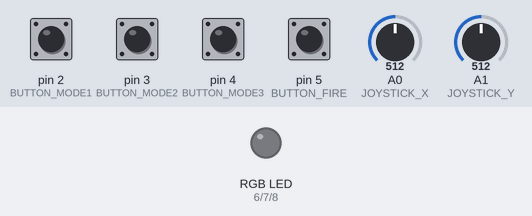
Bench run of a sketch on a simulated Arduino Uno, built with avr-gcc and run on an emulated ATmega328P. On the bench: an RGB LED mixed from three pins (HIGH = lit). The test bench sets the inputs (shaded band); at power-on: pin 2 (BUTTON_MODE1), pin 3 (BUTTON_MODE2), pin 4 (BUTTON_MODE3), pin 5 (BUTTON_FIRE) HIGH, A0 (JOYSTICK_X) = 512, A1 (JOYSTICK_Y) = 512. What the sketch prints to the serial monitor is not drawn.

Above: at 2.3 s.
2.4 s: pin 3 (BUTTON_MODE2) pulled LOW for 0.15 s
At 4.4 s:
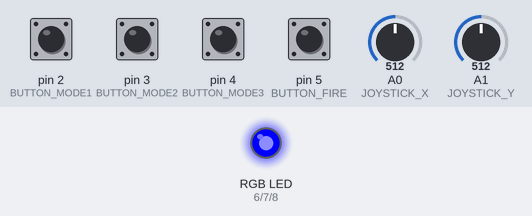
4.7 s: pin 4 (BUTTON_MODE3) pulled LOW for 0.15 s
At 6.5 s:
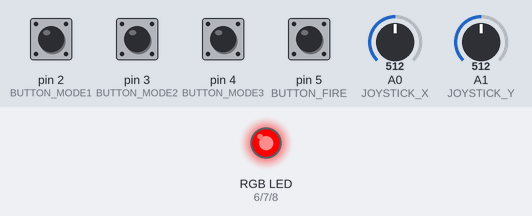
7.7 s: pin 2 (BUTTON_MODE1) pulled LOW for 0.15 s
At 9.4 s:
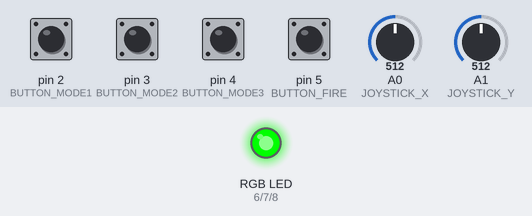
Timing chart, 0 to 10.9 s (numbered marks = the images above; inputs shaded):
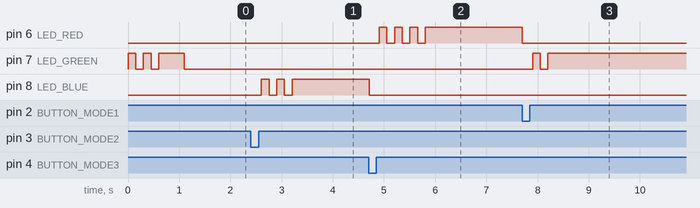

The sketch:

remote_control.ino
```cpp
/*
 * MINI AIR DEFENSE SYSTEM - REMOTE CONTROL CODE
 *
 * Remote Control Components:
 * - 1x Joystick (Analog X & Y)
 * - 4x Push Buttons (Mode 1-3 + Fire)
 * - HW-237 RF Transmitter Module (Serial)
 * - RGB LED Status Indicator
 *
 * Button Functions:
 * Button 1: Mode 1 - RC Car Only (Green LED)
 * Button 2: Mode 2 - RC Car + Coilgun (Blue LED)
 * Button 3: Mode 3 - Servos + Thermal + Coilgun (Red LED)
 * Button 4: Fire Coilgun Shot
 */

// ============ PIN DEFINITIONS ============

// Joystick Pins
#define JOYSTICK_X A0
#define JOYSTICK_Y A1

// Button Pins
#define BUTTON_MODE1 2
#define BUTTON_MODE2 3
#define BUTTON_MODE3 4
#define BUTTON_FIRE 5

// Status LED Pins
#define LED_RED 6
#define LED_GREEN 7
#define LED_BLUE 8

// RF Module
#define RF_RX_PIN 0    // RX pin
#define RF_TX_PIN 1    // TX pin

// ============ GLOBAL VARIABLES ============

byte currentMode = 1;  // Default mode: RC Only
byte fireButtonPressed = 0;

// Joystick calibration values
int joystickXCenter = 512;
int joystickYCenter = 512;
const int JOYSTICK_DEADZONE = 50;

// Button state tracking
boolean button1State = false;
boolean button2State = false;
boolean button3State = false;
boolean button4State = false;

boolean button1LastState = false;
boolean button2LastState = false;
boolean button3LastState = false;
boolean button4LastState = false;

// RF Command Structure
struct RFCommand {
  byte mode;        // 0x01-0x03
  byte joystickX;   // 0-255
  byte joystickY;   // 0-255
  byte fireCmd;     // 0x00 or 0x01
};

RFCommand command;
unsigned long lastSendTime = 0;
const unsigned long SEND_INTERVAL = 50;  // Send every 50ms

// ============ SETUP ============

void setup() {
  // Serial communication with RF module
  Serial.begin(9600);

  // Button pins - input with pull-up
  pinMode(BUTTON_MODE1, INPUT_PULLUP);
  pinMode(BUTTON_MODE2, INPUT_PULLUP);
  pinMode(BUTTON_MODE3, INPUT_PULLUP);
  pinMode(BUTTON_FIRE, INPUT_PULLUP);

  // LED pins
  pinMode(LED_RED, OUTPUT);
  pinMode(LED_GREEN, OUTPUT);
  pinMode(LED_BLUE, OUTPUT);

  // Joystick pins (already analog inputs)
  pinMode(JOYSTICK_X, INPUT);
  pinMode(JOYSTICK_Y, INPUT);

  // Initialize
  calibrateJoystick();
  setLED(0, 1, 0);  // Green LED on boot
  delay(500);
  setLED(0, 0, 0);  // LED off

  // Initialize RF command
  command.mode = 1;
  command.joystickX = 128;
  command.joystickY = 128;
  command.fireCmd = 0;
}

// ============ MAIN LOOP ============

void loop() {
  // Read all inputs
  readButtons();
  readJoystick();

  // Send RF command at fixed interval
  if (millis() - lastSendTime >= SEND_INTERVAL) {
    sendRFCommand();
    lastSendTime = millis();
  }

  // Small delay to prevent overwhelming the loop
  delay(10);
}

// ============ BUTTON READING ============

void readButtons() {
  // Read button states (inverted due to pull-up)
  button1State = !digitalRead(BUTTON_MODE1);
  button2State = !digitalRead(BUTTON_MODE2);
  button3State = !digitalRead(BUTTON_MODE3);
  button4State = !digitalRead(BUTTON_FIRE);

  // Detect rising edge (button press)

  // Mode 1 Button
  if (button1State && !button1LastState) {
    currentMode = 1;
    handleModeChange();
  }
  button1LastState = button1State;

  // Mode 2 Button
  if (button2State && !button2LastState) {
    currentMode = 2;
    handleModeChange();
  }
  button2LastState = button2State;

  // Mode 3 Button
  if (button3State && !button3LastState) {
    currentMode = 3;
    handleModeChange();
  }
  button3LastState = button3State;

  // Fire Button
  if (button4State && !button4LastState) {
    fireButtonPressed = 1;
  } else if (!button4State) {
    fireButtonPressed = 0;
  }
  button4LastState = button4State;

  // Update command
  command.mode = currentMode;
  command.fireCmd = fireButtonPressed;
}

// ============ JOYSTICK READING ============

void readJoystick() {
  // Read raw analog values
  int rawX = analogRead(JOYSTICK_X);
  int rawY = analogRead(JOYSTICK_Y);

  // Apply deadzone
  if (abs(rawX - joystickXCenter) < JOYSTICK_DEADZONE) {
    rawX = joystickXCenter;
  }
  if (abs(rawY - joystickYCenter) < JOYSTICK_DEADZONE) {
    rawY = joystickYCenter;
  }

  // Map from 0-1023 to 0-255
  byte mappedX = map(rawX, 0, 1023, 0, 255);
  byte mappedY = map(rawY, 0, 1023, 0, 255);

  command.joystickX = mappedX;
  command.joystickY = mappedY;
}

// ============ RF TRANSMISSION ============

void sendRFCommand() {
  // Send command structure over RF module
  byte data[sizeof(RFCommand)];
  memcpy(data, &command, sizeof(RFCommand));

  // Send each byte
  for (int i = 0; i < sizeof(RFCommand); i++) {
    Serial.write(data[i]);
  }

  // Optional: Add simple checksum
  byte checksum = 0;
  for (int i = 0; i < sizeof(RFCommand); i++) {
    checksum += data[i];
  }
  Serial.write(checksum);
}

// ============ LED CONTROL ============

void setLED(byte red, byte green, byte blue) {
  digitalWrite(LED_RED, red ? HIGH : LOW);
  digitalWrite(LED_GREEN, green ? HIGH : LOW);
  digitalWrite(LED_BLUE, blue ? HIGH : LOW);
}

void blinkLED(byte red, byte green, byte blue, int count) {
  for (int i = 0; i < count; i++) {
    setLED(red, green, blue);
    delay(150);
    setLED(0, 0, 0);
    delay(150);
  }
}

// ============ JOYSTICK CALIBRATION ============

void calibrateJoystick() {
  // Read center position
  joystickXCenter = analogRead(JOYSTICK_X);
  joystickYCenter = analogRead(JOYSTICK_Y);

  // Blink LED to indicate calibration
  blinkLED(0, 1, 0, 2);
}

// ============ MODE CHANGE HANDLER ============

void handleModeChange() {
  // Turn off LED first
  setLED(0, 0, 0);
  delay(200);

  // Set LED color based on mode and blink count
  switch (currentMode) {
    case 1:
      // Green LED - RC Car Only
      setLED(0, 1, 0);
      blinkLED(0, 1, 0, 1);
      break;

    case 2:
      // Blue LED - RC Car + Coilgun
      setLED(0, 0, 1);
      blinkLED(0, 0, 1, 2);
      break;

    case 3:
      // Red LED - Servos + Thermal + Coilgun
      setLED(1, 0, 0);
      blinkLED(1, 0, 0, 3);
      break;
  }

  // Leave LED on to show current mode
  switch (currentMode) {
    case 1:
      setLED(0, 1, 0);  // Green
      break;
    case 2:
      setLED(0, 0, 1);  // Blue
      break;
    case 3:
      setLED(1, 0, 0);  // Red
      break;
  }
}
```

Measured:
- after the input at 2.4 s, pin 8 (LED_BLUE): alternates HIGH for 0.15 s and LOW for 0.15 s, 5 changes in all, then stays HIGH, starting after 0.21 s
- after the input at 4.7 s, pin 6 (LED_RED): alternates HIGH for 0.15 s and LOW for 0.15 s, 7 changes in all, then stays HIGH, starting after 0.21 s; pin 8 (LED_BLUE): HIGH → LOW at once
- after the input at 7.7 s, pin 6 (LED_RED): HIGH → LOW at once; pin 7 (LED_GREEN): LOW → HIGH after 0.20 s, → LOW 0.15 s later, → HIGH 0.15 s later
